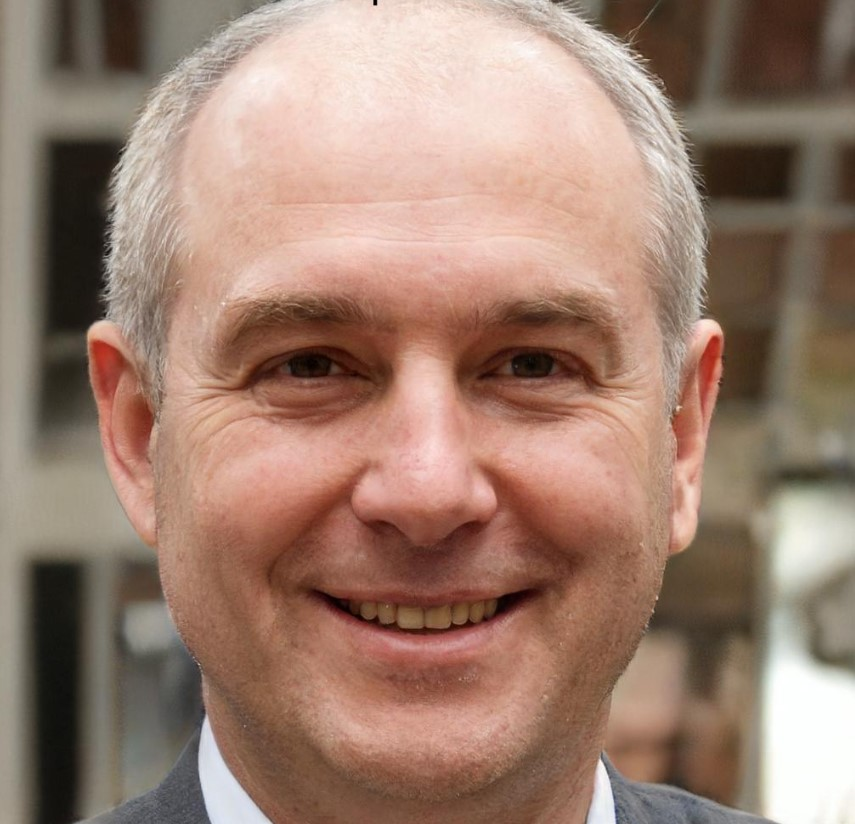
#> input picture Lab8/this-person-does-not-exist.jpg, 855 x 824 px
$ python LR_8_task_3.py
#> lines starting #> are read from the running program, lines starting #| are printed output that depends on the picture
import cv2

img = cv2.imread("this-person-does-not-exist.jpg")
#> img is the input picture: shape (824, 855, 3); mean B, G, R 112.4, 127.8, 157.1

face_cascade = cv2.CascadeClassifier(cv2.data.haarcascades + 'haarcascade_frontalface_default.xml')

gray = cv2.cvtColor(img, cv2.COLOR_BGR2GRAY)
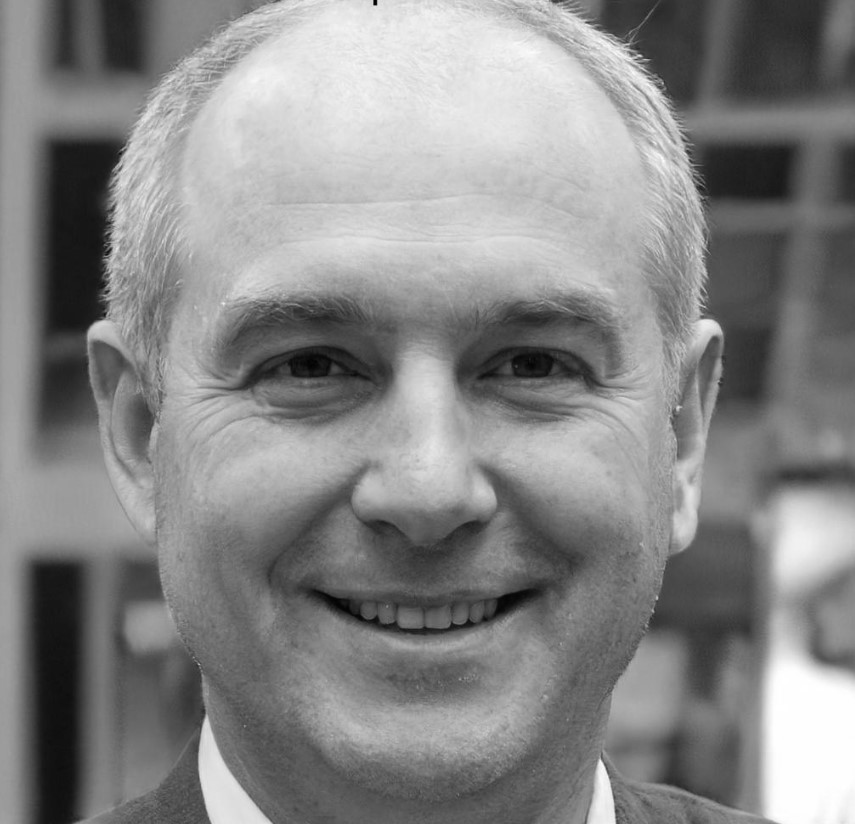
#> gray: shape (824, 855); min 2, max 255, mean 134.8

faces = face_cascade.detectMultiScale(gray, scaleFactor=1.1, minNeighbors=5, minSize=(30, 30))
#> faces = [[99, 113, 647, 647]]
if len(faces) > 0:
    x, y, w, h = faces[0]
#> x = 99; y = 113; w = 647; h = 647
    imgCropped = img[y:y + h, x:x + w]
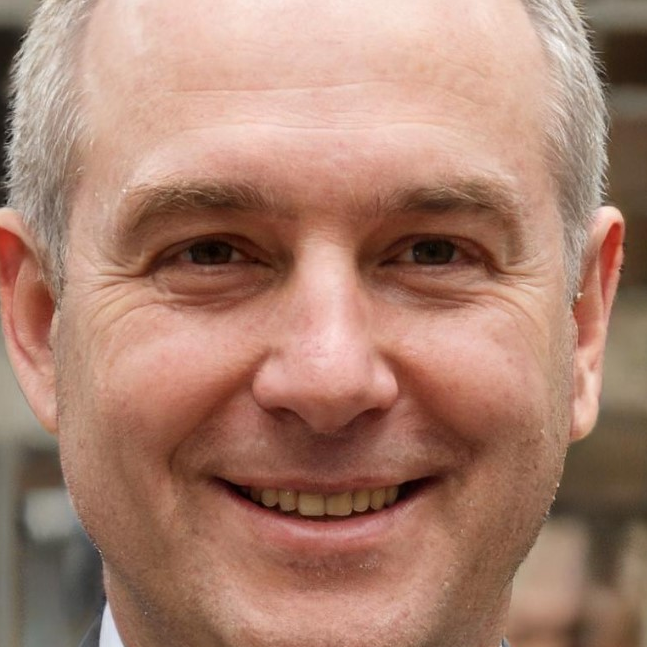
#> imgCropped: shape (647, 647, 3); mean B, G, R 111.6, 128.9, 169.7

    cv2.imshow("Image Cropped", imgCropped)
    cv2.waitKey(0)

$ run again, with Lab8/Batiuk.jpg copied over Lab8/this-person-does-not-exist.jpg
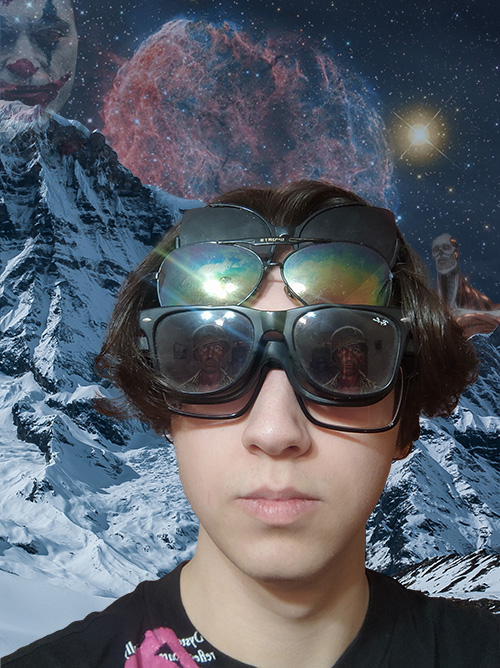
#> input picture Lab8/Batiuk.jpg, 500 x 668 px
#> img is the input picture: shape (668, 500, 3); mean B, G, R 102.3, 92.4, 87.2
#> `gray = cv2.cvtColor(img, cv2.COLOR_BGR2GRAY)`:
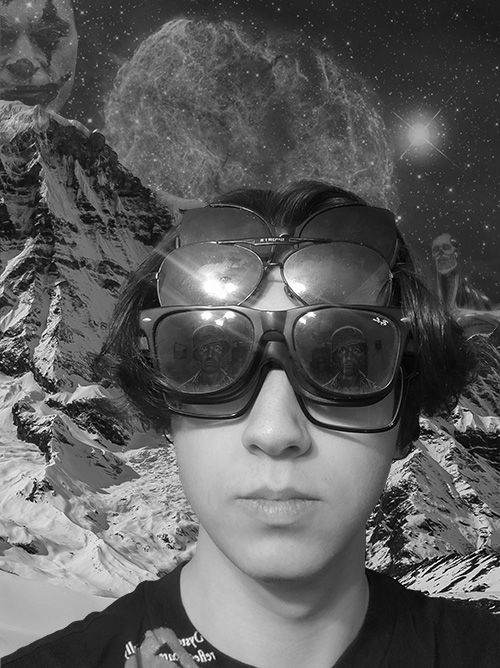
#> gray: shape (668, 500); min 0, max 255, mean 92
#> faces = ()

$ run again, with Lab8/Hughes.jpg copied over Lab8/this-person-does-not-exist.jpg
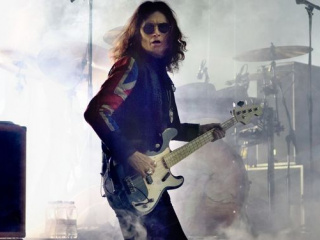
#> input picture Lab8/Hughes.jpg, 320 x 240 px
#> img is the input picture: shape (240, 320, 3); mean B, G, R 157.6, 151.1, 152
#> `gray = cv2.cvtColor(img, cv2.COLOR_BGR2GRAY)`:
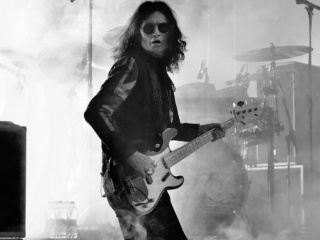
#> gray: shape (240, 320); min 0, max 255, mean 152.1
#> faces = [[132, 10, 48, 48]]
#> x = 132; y = 10; w = 48
#> `imgCropped = img[y:y + h, x:x + w]`:
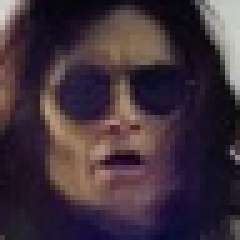
#> imgCropped: shape (48, 48, 3) (shown 5 times larger); mean B, G, R 59.2, 49.1, 64.5
